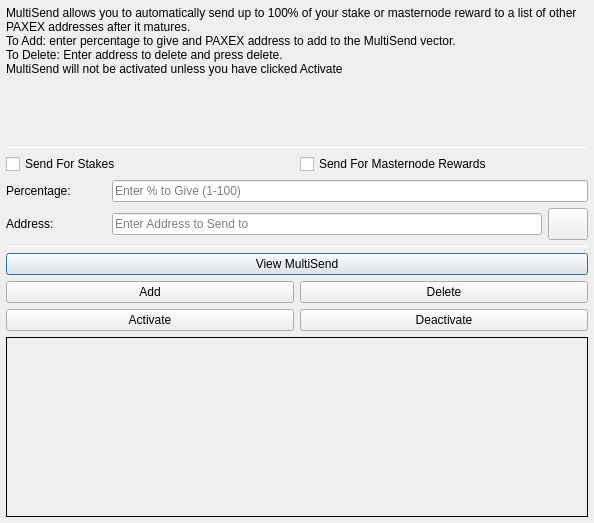
<?xml version="1.0" encoding="UTF-8"?>
<ui version="4.0">
 <class>MultiSendDialog</class>
 <widget class="QDialog" name="MultiSendDialog">
  <property name="windowModality">
   <enum>Qt::NonModal</enum>
  </property>
  <property name="geometry">
   <rect>
    <x>0</x>
    <y>0</y>
    <width>594</width>
    <height>523</height>
   </rect>
  </property>
  <property name="windowTitle">
   <string>MultiSend</string>
  </property>
  <layout class="QVBoxLayout" name="verticalLayout" stretch="0">
   <property name="leftMargin">
    <number>6</number>
   </property>
   <property name="topMargin">
    <number>6</number>
   </property>
   <property name="rightMargin">
    <number>6</number>
   </property>
   <property name="bottomMargin">
    <number>6</number>
   </property>
   <item>
    <layout class="QVBoxLayout" name="verticalLayout_Main" stretch="1,1,1,1,1,1">
     <item>
      <widget class="QLabel" name="label_2">
       <property name="lineWidth">
        <number>1</number>
       </property>
       <property name="text">
        <string>MultiSend allows you to automatically send up to 100% of your stake or masternode reward to a list of other PAXEX addresses after it matures.
To Add: enter percentage to give and PAXEX address to add to the MultiSend vector.
To Delete: Enter address to delete and press delete.
MultiSend will not be activated unless you have clicked Activate</string>
       </property>
       <property name="alignment">
        <set>Qt::AlignLeading|Qt::AlignLeft|Qt::AlignTop</set>
       </property>
       <property name="wordWrap">
        <bool>true</bool>
       </property>
      </widget>
     </item>
     <item>
      <widget class="Line" name="line">
       <property name="minimumSize">
        <size>
         <width>0</width>
         <height>1</height>
        </size>
       </property>
       <property name="maximumSize">
        <size>
         <width>16777215</width>
         <height>1</height>
        </size>
       </property>
       <property name="orientation">
        <enum>Qt::Horizontal</enum>
       </property>
      </widget>
     </item>
     <item>
      <layout class="QVBoxLayout" name="verticalLayout_Settings">
       <item>
        <layout class="QHBoxLayout" name="horizontalLayout">
         <item>
          <widget class="QCheckBox" name="multiSendStakeCheckBox">
           <property name="text">
            <string>Send For Stakes</string>
           </property>
          </widget>
         </item>
         <item>
          <widget class="QCheckBox" name="multiSendMasternodeCheckBox">
           <property name="text">
            <string>Send For Masternode Rewards</string>
           </property>
          </widget>
         </item>
        </layout>
       </item>
       <item>
        <layout class="QHBoxLayout" name="horizontalLayout_6">
         <item>
          <widget class="QLabel" name="label">
           <property name="minimumSize">
            <size>
             <width>100</width>
             <height>0</height>
            </size>
           </property>
           <property name="toolTip">
            <string>Percentage of stake to send</string>
           </property>
           <property name="text">
            <string>Percentage:</string>
           </property>
          </widget>
         </item>
         <item>
          <widget class="QLineEdit" name="multiSendPercentEdit">
           <property name="toolTip">
            <string>Enter whole numbers 1 - 100</string>
           </property>
           <property name="placeholderText">
            <string>Enter % to Give (1-100)</string>
           </property>
          </widget>
         </item>
        </layout>
       </item>
       <item>
        <layout class="QHBoxLayout" name="horizontalLayout_7">
         <item>
          <widget class="QLabel" name="label_5">
           <property name="minimumSize">
            <size>
             <width>100</width>
             <height>0</height>
            </size>
           </property>
           <property name="toolTip">
            <string>Address to send portion of stake to</string>
           </property>
           <property name="text">
            <string>Address:</string>
           </property>
          </widget>
         </item>
         <item>
          <widget class="QLineEdit" name="multiSendAddressEdit">
           <property name="toolTip">
            <string/>
           </property>
           <property name="placeholderText">
            <string>Enter Address to Send to</string>
           </property>
          </widget>
         </item>
         <item>
          <widget class="QPushButton" name="addressBookButton">
           <property name="maximumSize">
            <size>
             <width>16777215</width>
             <height>32</height>
            </size>
           </property>
           <property name="toolTip">
            <string>Choose an address from the address book</string>
           </property>
           <property name="text">
            <string/>
           </property>
           <property name="icon">
            <iconset resource="../paxex.qrc">
             <normaloff>:/icons/address-book</normaloff>:/icons/address-book</iconset>
           </property>
           <property name="shortcut">
            <string>Alt+A</string>
           </property>
           <property name="autoDefault">
            <bool>false</bool>
           </property>
          </widget>
         </item>
        </layout>
       </item>
      </layout>
     </item>
     <item>
      <widget class="Line" name="line_2">
       <property name="minimumSize">
        <size>
         <width>0</width>
         <height>1</height>
        </size>
       </property>
       <property name="maximumSize">
        <size>
         <width>16777215</width>
         <height>1</height>
        </size>
       </property>
       <property name="orientation">
        <enum>Qt::Horizontal</enum>
       </property>
      </widget>
     </item>
     <item>
      <layout class="QVBoxLayout" name="verticalLayout_Buttons">
       <item>
        <layout class="QHBoxLayout" name="horizontalLayout_4">
         <item>
          <widget class="QPushButton" name="viewButton">
           <property name="toolTip">
            <string/>
           </property>
           <property name="statusTip">
            <string>View MultiSend Vector</string>
           </property>
           <property name="text">
            <string>View MultiSend</string>
           </property>
          </widget>
         </item>
        </layout>
       </item>
       <item>
        <layout class="QHBoxLayout" name="horizontalLayout_2">
         <item>
          <widget class="QPushButton" name="addButton">
           <property name="toolTip">
            <string/>
           </property>
           <property name="statusTip">
            <string>Add to MultiSend Vector</string>
           </property>
           <property name="text">
            <string>Add</string>
           </property>
          </widget>
         </item>
         <item>
          <widget class="QPushButton" name="deleteButton">
           <property name="toolTip">
            <string/>
           </property>
           <property name="statusTip">
            <string>Delete Address From MultiSend Vector</string>
           </property>
           <property name="text">
            <string>Delete</string>
           </property>
          </widget>
         </item>
        </layout>
       </item>
       <item>
        <layout class="QHBoxLayout" name="horizontalLayout_5">
         <item>
          <widget class="QPushButton" name="activateButton">
           <property name="statusTip">
            <string>Activate MultiSend</string>
           </property>
           <property name="text">
            <string>Activate</string>
           </property>
          </widget>
         </item>
         <item>
          <widget class="QPushButton" name="disableButton">
           <property name="statusTip">
            <string>Deactivate MultiSend</string>
           </property>
           <property name="text">
            <string>Deactivate</string>
           </property>
          </widget>
         </item>
        </layout>
       </item>
      </layout>
     </item>
     <item>
      <widget class="QLabel" name="message">
       <property name="minimumSize">
        <size>
         <width>0</width>
         <height>180</height>
        </size>
       </property>
       <property name="frameShape">
        <enum>QFrame::Panel</enum>
       </property>
       <property name="frameShadow">
        <enum>QFrame::Plain</enum>
       </property>
       <property name="lineWidth">
        <number>1</number>
       </property>
       <property name="midLineWidth">
        <number>1</number>
       </property>
       <property name="text">
        <string/>
       </property>
       <property name="alignment">
        <set>Qt::AlignLeading|Qt::AlignLeft|Qt::AlignTop</set>
       </property>
       <property name="wordWrap">
        <bool>true</bool>
       </property>
      </widget>
     </item>
    </layout>
   </item>
  </layout>
 </widget>
 <resources>
  <include location="../paxex.qrc"/>
 </resources>
 <connections/>
</ui>
